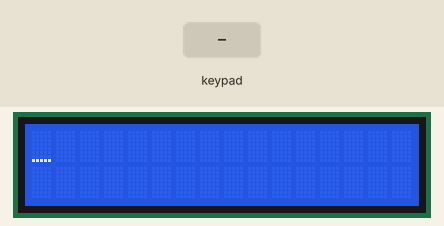
Bench run of a program on a simulated ATmega32, built with avr-gcc and emulated at 1 MHz (the files do not name the chip). On the bench: 16×2 character LCD. Wiring (inferred from the signals the program sends): 4×4 keypad with keys 7 8 9 / 4 5 6 * 1 2 3 - E 0 = +: rows PA4, PA5, PA6, PA7; columns PA3, PA2, PA1, PA0. Wiring (inferred from the names in the program): character LCD (HD44780): RS PB1; R/W PB2; E PB3; data PD0, PD1, PD2, PD3, PD4, PD5, PD6, PD7. The test bench sets the inputs (shaded band).

Above: at 1.2 s.
1.3 s: keypad keys 7 + 5 = pressed 0.4 s apart
At 3.2 s:
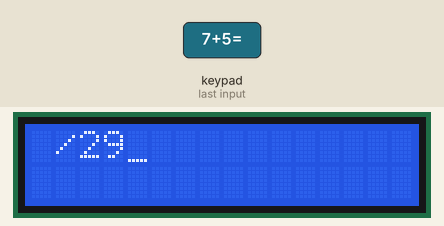
4.4 s: key '7' pressed
At 4.7 s:
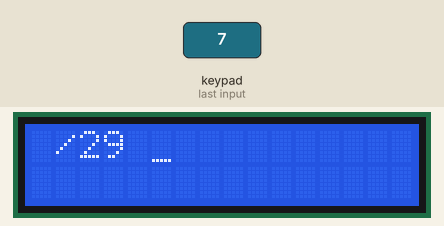
5.9 s: keypad keys 9 - 4 = pressed 0.4 s apart
At 7.9 s:
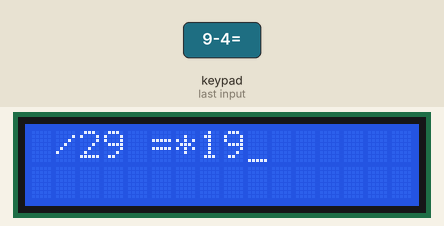
9.0 s: key '9' pressed
At 9.3 s:
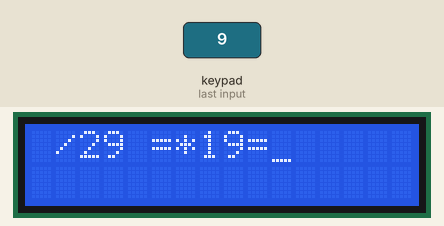
10.5 s: key '/' pressed
At 11.7 s:
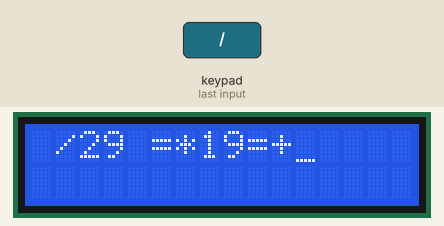
12.0 s: keypad keys 6 * 7 = pressed 0.4 s apart
At 13.7 s:
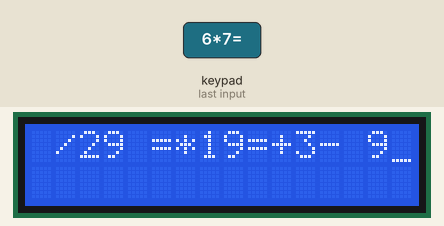
Timing chart, 0 to 15.2 s (numbered marks = the images above; inputs shaded):
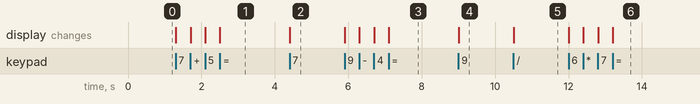

The program:

main.c
```c
/*
 * main.c
 *
 *  Created on: Sep 14, 2019
 *      Author: DR. ADEL
 */
#include "lcd.h"
#include"keypad.h"
void TIMER1_CTCA_init(void)
{
	TCNT1 = 0;
	OCR1A = 62500;
	TCCR1A = 0;
	TCCR1B = 0x0A;
}
int main(void)
{
	LCD_init();
	LCD_sendCommand(LCD_CLEAR_DISPLAY);
	LCD_sendCommand(LCD_CURSOR_ON_BLINK_OFF);


	uint8 ch = KEYPAD_getKeyPressed();
	/*Start timer*/
	TIMER1_CTCA_init();

	if(ch >= 0 && ch <= 10)
	{
		LCD_displayOneCharacter(ch+48);
	}
	else
	{
		LCD_displayOneCharacter(ch);
	}
	uint8 prevCh = ch;

	while(1)
	{
		ch = KEYPAD_getKeyPressed();

		/*prescalar =  8 ==> timer1*/
		if((ch != prevCh) || BIT_IS_SET(TIFR, OCIE1A))
		{
			if(ch >= 0 && ch <= 10)
			{
				LCD_displayOneCharacter(ch+48);
			}
			else
			{
				LCD_displayOneCharacter(ch);
			}
			prevCh = ch;

			if(BIT_IS_SET(TIFR, OCIE1A))
				SET_BIT(TIFR, OCIE1A);

			TCNT1 = 0;
		}
	}
	return 0;
}
```

microcontroller_config.h
```c
/*
 * microcontroller_config.h
 *
 *  Created on: Sep 13, 2019
 *      Author: DR. ADEL
 */

#ifndef MICROCONTROLLER_CONFIG_H_
#define MICROCONTROLLER_CONFIG_H_

/*Microcontroller operating frequency*/
#ifndef F_CPU
#define F_CPU (1000000U)
#endif

#include <avr/io.h>
#include <avr/interrupt.h>
#include <util/delay.h>

#endif /* MICROCONTROLLER_CONFIG_H_ */
```

keypad.c
```c
/*
 * keypad.c
 *
 *  Created on: Sep 13, 2019
 *      Author: DR. ADEL
 */

/*******************************************************************************
 *                              Includes
 *******************************************************************************/
#include "keypad.h"


/*******************************************************************************
 *                      Functions Prototypes(Private)
 *******************************************************************************/

/*Adjust key number is a UTILITY  function that takes the key order(keys are ordered from 1 to 16/12)
 * and returns the value of the key to be used by the user(the value is a number or an ASCII value of a character)*/
#if (N_COL == 4)
static uint8 KEYPAD_4x4_adjustKeyNumber(uint8 keyNumber);
#elif (N_COL == 3)
static uint8 KEYPAD_4x3_adjustKeyNumber(uint8 keyNumber);
#endif

/*******************************************************************************
 *                        Functions Definitions
 *******************************************************************************/
uint8 KEYPAD_getKeyPressed(void)
{
	while(1)		/*Never get out without receiving an input from the user*/
	{
		uint8 row, col;
		for(col = 0; col < N_COL; ++col)
		{

#if(N_COL == 4)
			/*Set 1 pin to be output and 4 pins to be input the remaining 3 pins are to be inputs
			 * to ensure that they do not output any signal(1|0)*/
			KEYPAD_PORT_DIR = (0b00001000 >> col);
			/*Set the output pin to HIGH and the rest are set as pull ups*/
			KEYPAD_PORT_OUT = ~(KEYPAD_PORT_DIR);
#elif(N_COL == 3)
			/*Set 1 pin to be output and 4 pins to be input the remaining 2 pins are to be inputs
			* to ensure that they do not output any signal(1|0)*/
			KEYPAD_PORT_DIR = (KEYPAD_PORT_DIR & 0x80) | ((0b00000100 >> col) & 0x7F);
			/*Set the output pin to HIGH and the rest are set as pull ups*/
			KEYPAD_PORT_OUT = (KEYPAD_PORT_DIR & 0x80) | (~(KEYPAD_PORT_DIR) & 0x7F);
#endif

			for(row = 0; row < N_ROW; ++row)
			{
#if(N_COL == 4)
				if(BIT_IS_CLEAR(KEYPAD_PORT_IN, (7-row)))
#elif(N_COL == 3)
				if(BIT_IS_CLEAR(KEYPAD_PORT_IN, (6-row)))
#endif
				{
					#if(N_COL == 4)
					return KEYPAD_4x4_adjustKeyNumber(row*4 + col + 1);
					#elif(N_COL == 3)
					return KEYPAD_4x3_adjustKeyNumber(row*3 + col + 1);
					#endif
				}
			}
		}
	}


}

#if (N_COL == 4)
static uint8 KEYPAD_4x4_adjustKeyNumber(uint8 keyNumber)
{
	/*For Porteus Keypad Interface*/

	switch(keyNumber)
	{
		case 1: return 7;
				break;
		case 2: return 8;
				break;
		case 3: return 9;
				break;
		case 4: return '/'; // ASCII Code of /
				break;
		case 5: return 4;
				break;
		case 6: return 5;
				break;
		case 7: return 6;
				break;
		case 8: return '*'; /* ASCII Code of '*' */
				break;
		case 9: return 1;
				break;
		case 10: return 2;
				break;
		case 11: return 3;
				break;
		case 12: return '-'; /* ASCII Code of '-' */
				break;
		case 13: return 13;  /* ASCII of Enter */
				break;
		case 14: return 0;
				break;
		case 15: return '='; /* ASCII Code of '=' */
				break;
		case 16: return '+'; /* ASCII Code of '+' */
				break;
		default: return keyNumber;
				break;
	}

	/*4 x 4 Matrix Keypad Membrane (16 Keys)*/
	/*switch(keyNumber)
	{
	case 4: return 'A';
	break;
	case 5: return 4;
		break;
	case 6: return 5;
		break;
	case 7: return 6;
		break;
	case 8: return 'B';
		break;
	case 9: return 7;
		break;
	case 10: return 8;
		break;
	case 11: return 9;
		break;
	case 12: return 'C';
		break;
	case 13: return '*';
		break;
	case 14: return 0;
		break;
	case 15: return '#';
		break;
	case 16: return 'D';
		break;
	}*/
}
#elif (N_COL == 3)
static uint8 KEYPAD_4x3_adjustKeyNumber(uint8 keyNumber)
{
	/**/
	switch(keyNumber)
		{
			case 10: return '*'; // ASCII Code of *
				break;
			case 11: return 0;
				break;
			case 12: return '#'; // ASCII Code of #
				break;
			default: return keyNumber;
				break;
		}

}
#endif
```

keypad.h
```c
/*
 * keypad.h
 *
 *  Created on: Sep 13, 2019
 *      Author: DR. ADEL
 */

#ifndef KEYPAD_H_
#define KEYPAD_H_

/*******************************************************************************
 *                        		Includes
 *******************************************************************************/
#include "std_types_def.h"
#include "microcontroller_config.h"
#include "common_macros.h"

/*******************************************************************************
 *                        Keypad configurations
 *******************************************************************************/
/*The keypad uses 8 pins(1 Port) in case of 4x4 configuration*/
/*The keypad uses 7 pins(pins0:6) in case of 4x3 configuration*/

/*The keypad rows are connected to the last 4 pins in the port(rows1:4 connected to pins7:4) in case of 4x4 keypad*/
/*The keypad rows are connected to the last 4 pins in the port(rows1:4 connected to pins6:3) in case of 4x3 keypad*/

/*The keypad columns are connected to the first 4 pins in the port(cols1:4 connected to pins3:0)  in case of 4x4 keypad*/
/*The keypad columns are connected to the first 3 pins in the port(cols1:3 connected to pins2:0) in case of 4x3 keypad*/


#define N_COL 4		/*Choose 3 => for 3x4 keypad config    OR choose 4 => for 4x4 keypad config*/
#define N_ROW 4		/*NOT CONFIGURABLE till the moment do not change it*/

/*Choose the PORT you want the keypad to be connected to*/
#define	KEYPAD_PORT_OUT PORTA
#define KEYPAD_PORT_IN	PINA
#define KEYPAD_PORT_DIR DDRA


/*******************************************************************************
 *                       Functions Prototypes
 *******************************************************************************/
uint8 KEYPAD_getKeyPressed(void);


#endif /* KEYPAD_H_ */
```

lcd.c
```c
/*
 * lcd.c
 *
 *  Created on: Sep 13, 2019
 *      Author: DR. ADEL
 */

#include "lcd.h"


/****************************************************************
 * 						functions definitions
 *****************************************************************/
void LCD_init(void)
{
	LCD_CTRL_PORT_DIR |= (1 << RS)|(1 << RW)|(1 << E);		/*Sets Control port pins as output pins*/

	#if(LCD_DATA_BITS_MODE == 8)
		LCD_DATA_PORT_DIR = 0xFF; 							/*Sets all data port pins as output pins*/
		LCD_sendCommand(LCD_RETURN_HOME);					/*For clean initialization*/
	#elif(LCD_DATA_BITS_MODE == 4)
		#ifdef LCD_UPPER_PORT_PINS
			LCD_DATA_PORT_DIR |= 0xF0; 						/*Sets the upper 4 pins of data port output pins*/
			LCD_sendCommand(LCD_RETURN_HOME);				/*Required for 4-bit mode*/
		#else
			LCD_DATA_PORT_DIR |= 0x0F; 						/*Sets the lower 4 pins of data port output pins*/
			LCD_sendCommand(LCD_RETURN_HOME);
		#endif
	#endif


	LCD_sendCommand(LCD_DISPLAY_MODE);					/*Sets Display mode 2 line display and 8 or 4 -bit interface*/
	LCD_sendCommand(LCD_CURSOR_MODE);					/*Sets Cursor Mode ON/OFF and Blink ON/OFF*/
	LCD_sendCommand(LCD_CLEAR_DISPLAY);					/*Clears screen on initialization*/

}
void LCD_sendCommand(uint8 command)
{
	CLEAR_BIT(LCD_CTRL_PORT, RW);	/*Clears RW	=> write data*/
	CLEAR_BIT(LCD_CTRL_PORT, RS);	/*Clears RS => transfer instrucion data*/
	_delay_ms(1);					/*Delay tas - tr = 50 - 16 = 34ns [should be done in assembly (NOP) to be more precise]*/
	SET_BIT(LCD_CTRL_PORT, E);		/*Sets data Enable bit*/
	_delay_ms(1);					/*Delay tpw-tdsw = 290 - 100 = 190ns [should be done in assembly (NOP) to be more precise]*/
	#if(LCD_DATA_BITS_MODE == 8)
		LCD_DATA_PORT = command;		/*Sends the command*/
	#elif(LCD_DATA_BITS_MODE == 4)
		#ifdef LCD_UPPER_PORT_PINS
			LCD_DATA_PORT = (LCD_DATA_PORT & 0x0F) | (command & 0xF0);
		#else
			LCD_DATA_PORT = (LCD_DATA_PORT & 0xF0) | ((command >> 4) & 0x0F);
		#endif
		_delay_ms(1);					/*Delay tdsw = 100ns [should be done in assembly (NOP) to be more precise]*/
		CLEAR_BIT(LCD_CTRL_PORT, E);	/*Clears data Enable Bit*/
		_delay_ms(1);					/*Delay th = 13ns [should be done in assembly (NOP) to be more precise]*/
		SET_BIT(LCD_CTRL_PORT, E);		/*Sets data Enable bit*/
		_delay_ms(1);					/*Delay tpw-tdsw = 290 - 100 = 190ns [should be done in assembly (NOP) to be more precise]*/
		#ifdef LCD_UPPER_PORT_PINS
			LCD_DATA_PORT = (LCD_DATA_PORT & 0x0F) | ((command << 4) & 0xF0);
		#else
			LCD_DATA_PORT = (LCD_DATA_PORT & 0xF0) | (command & 0x0F);
		#endif
	#endif
	_delay_ms(1);					/*Delay tdsw = 100ns [should be done in assembly (NOP) to be more precise]*/
	CLEAR_BIT(LCD_CTRL_PORT, E);	/*Clears data Enable Bit*/
	_delay_ms(1);					/*Delay th = 13ns [should be done in assembly (NOP) to be more precise]*/
}
void LCD_displayOneCharacter(uint8 data)
{
	CLEAR_BIT(LCD_CTRL_PORT, RW);	/*Clears RW	=> write data*/
	SET_BIT(LCD_CTRL_PORT, RS);		/*Sets RS => transfer display data*/
	_delay_ms(1);					/*Delay tas - tr = 50 - 16 = 34ns [should be done in assembly (NOP) to be more precise]*/
	SET_BIT(LCD_CTRL_PORT, E);		/*Sets data Enable bit*/
	_delay_ms(1);					/*Delay tpw-tdsw = 290 - 100 = 190ns [should be done in assembly (NOP) to be more precise]*/
	#if(LCD_DATA_BITS_MODE == 8)
		LCD_DATA_PORT = data;		/*Sends the command*/
	#elif(LCD_DATA_BITS_MODE == 4)
		#ifdef LCD_UPPER_PORT_PINS
			LCD_DATA_PORT = (LCD_DATA_PORT & 0x0F) | (data & 0xF0);
		#else
			LCD_DATA_PORT = (LCD_DATA_PORT & 0xF0) | ((data >> 4) & 0x0F);
		#endif
		_delay_ms(1);					/*Delay tdsw = 100ns [should be done in assembly (NOP) to be more precise]*/
		CLEAR_BIT(LCD_CTRL_PORT, E);	/*Clears data Enable Bit*/
		_delay_ms(1);					/*Delay th = 13ns [should be done in assembly (NOP) to be more precise]*/
		SET_BIT(LCD_CTRL_PORT, E);		/*Sets data Enable bit*/
		_delay_ms(1);					/*Delay tpw-tdsw = 290 - 100 = 190ns [should be done in assembly (NOP) to be more precise]*/
		#ifdef LCD_UPPER_PORT_PINS
			LCD_DATA_PORT = (LCD_DATA_PORT & 0x0F) | ((data << 4) & 0xF0);
		#else
			LCD_DATA_PORT = (LCD_DATA_PORT & 0xF0) | (data & 0x0F);
		#endif
	#endif
	_delay_ms(1);					/*Delay tdsw = 100ns [should be done in assembly (NOP) to be more precise]*/
	CLEAR_BIT(LCD_CTRL_PORT, E);	/*Clears data Enable Bit*/
	_delay_ms(1);					/*Delay th = 13ns [should be done in assembly (NOP) to be more precise]*/
}
void LCD_displayString(char* str)
{
	while((*str) != '\0')
	{
		LCD_displayOneCharacter(*str);
		++str;
	}
}
void LCD_clearScreen(void)
{
	LCD_sendCommand(LCD_CLEAR_DISPLAY);
}
void LCD_goToRowColumn(uint8 row, uint8 col)
{
	if(col >= 1 && col <= 16)
	{
		switch(row)
		{
		case 1:
			LCD_sendCommand(LCD_SET_CURSOR_LOCATION | (col-1));
			break;
		case 2:
			LCD_sendCommand(LCD_SET_CURSOR_LOCATION | 0x40 | (col-1));
			break;
		case 3:
			LCD_sendCommand(LCD_SET_CURSOR_LOCATION | 0x10 | (col-1));
			break;
		case 4:
			LCD_sendCommand(LCD_SET_CURSOR_LOCATION | 0x50 | (col-1));
			break;
		default:
			break;
		}
	}
}
void LCD_displayStringAtRowColumn(uint8 row, uint8 col, char* str)
{
	LCD_goToRowColumn(row, col);
	LCD_displayString(str);
}
void LCD_displayInteger(int data)
{
	char str[11];			/*Maximum integer to be displayed is 10 digits + '/0' character*/
	itoa(data, str, 10);	/*Converts integer to string*/
	LCD_displayString(str);
}
uint8 LCD_readAdressCounter(void)
{
	uint8 data;
	LCD_DATA_PORT_DIR = 0x00;		/*Sets data port pins as input pins*/

	SET_BIT(LCD_CTRL_PORT, RS);
	SET_BIT(LCD_CTRL_PORT, RW);		/*Sets RW => read data*/
	_delay_ms(1);					/*Delay tas - tr = 50 - 16 = 34ns [should be done in assembly (NOP) to be more precise]*/
	SET_BIT(LCD_CTRL_PORT, E);		/*Sets data Enable bit*/
	/*_delay_ms(1);	*/				/*Delay tddr = 150ns [should be done in assembly (NOP) to be more precise]*/
	asm volatile("nop");
	asm volatile("nop");
	asm volatile("nop");
	data = LCD_DATA_PORT_READ;		/*Sends the data*/
	_delay_ms(1);					/*Delay tpw-tddr = 290 - 150 = 140ns [should be done in assembly (NOP) to be more precise]*/
	CLEAR_BIT(LCD_CTRL_PORT, E);	/*Clears data Enable Bit*/
	_delay_ms(1);					/*Delay th = 13ns [should be done in assembly (NOP) to be more precise]*/


	LCD_DATA_PORT_DIR = 0xFF; 		/*Sets data port pins as output pins*/
	return (data & (0x7F));
}
void LCD_wirteDataInByte(uint8 data, uint8 byteNum)
{

}
```

common_macros.h
```c
/*
 * common_macros.h
 *
 *  Created on: Sep 13, 2019
 *      Author: DR. ADEL
 */

#ifndef COMMON_MACROS_H_
#define COMMON_MACROS_H_

#define SET_BIT(REG, BIT_NUM) ((REG) |= (1 << (BIT_NUM)))
 /*Clears a bit in a given register*/
#define CLEAR_BIT(REG, BIT_NUM) ((REG) &= ~(1 << (BIT_NUM)))
/*Toggles a bit in a given register*/
#define TOGGLE_BIT(REG, BIT_NUM) ((REG) ^= (1 << (BIT_NUM)))
/*Rotates the bits of a given register to the right*/
/*Shifts the bits of a given register to the right and inserts the overflowed bits in the left*/
#define ROR(REG, NUM_OF_BITS) ((REG) = (((REG) >> (NUM_OF_BITS)) | ((REG) << (8*sizeof(REG) - (NUM_OF_BITS)))))
/*Rotates the bits of a given register to the left*/
/*Shifts the bits of a given register to the left and inserts the overflowed bits in the right*/
#define	ROL(REG, NUM_OF_BITS) ((REG) = (((REG) << (NUM_OF_BITS)) | ((REG) >> (8*sizeof(REG) - (NUM_OF_BITS)))))
/*Checks is a bit is set == 1*/
#define BIT_IS_SET(REG, BIT_NUM) (((REG) & (1 << BIT_NUM))?1:0)
/*Checks if a bit is clear == 0*/
#define BIT_IS_CLEAR(REG, BIT_NUM) (!((REG) & (1 << BIT_NUM)))

#define GLOBAL_INTERRUPT_ENABLE SET_BIT(SREG, 7)
#define GLOBAL_INTERRUPT_DISABLE CLEAR_BIT(SREG, 7)

#endif /* COMMON_MACROS_H_ */
```

std_types_def.h
```c
/*
 * std_types_def.h
 *
 *  Created on: Sep 13, 2019
 *      Author: DR. ADEL
 */

#ifndef STD_TYPES_DEF_H_
#define STD_TYPES_DEF_H_

/*----------------------Boolean----------------------------*/
#ifndef FALSE
#define FALSE (0U)
#endif

#ifndef TRUE
#define TRUE (1U)
#endif

#ifndef HIGH
#define HIGH
#endif

#ifndef LOW
#define LOW
#endif
/*----------------------integer----------------------------*/
/*1Byte*/
typedef unsigned char uint8;		/*0 -> 255*/
typedef signed char sint8;			/*-128 -> 127*/
/*2Bytes*/
typedef unsigned short uint16;		/*0 -> 65535*/
typedef signed short sint16;		/*-32768 -> 32767*/
/*4Bytes*/
typedef unsigned long uint32;		/*0 -> 4294967295*/
typedef signed long sint32;			/*-21474835648 -> 21474835647*/
/*8Bytes*/
typedef unsigned long long uint64;	/*0 -> 2^16*/
typedef signed long long sint64;	/*-2^15 -> 2^15 - 1*/

/*----------------------------------------------------------*/
/*----------------------float-------------------------------*/
/*4Bytes*/
typedef float float32;				/*1.2E-38 -> 3.4E+38*/
/*8Bytes*/
typedef double float64;				/*2.3E-308 -> 1.7E+308*/


#endif /* STD_TYPES_DEF_H_ */
```

Source omitted: lcd.h (5301 bytes)

Measured:
- after the input at 1.3 s, the display: first changes at once (image 1 shows a later state)
- after the input at 4.4 s, the display: changes at once (image 2)
- after the input at 5.9 s, the display: first changes at once (image 3 shows a later state)
- after the input at 9.0 s, the display: changes at once (image 4)
- after the input at 10.5 s, the display: changes at once (image 5)
- after the input at 12.0 s, the display: first changes at once (image 6 shows a later state)
